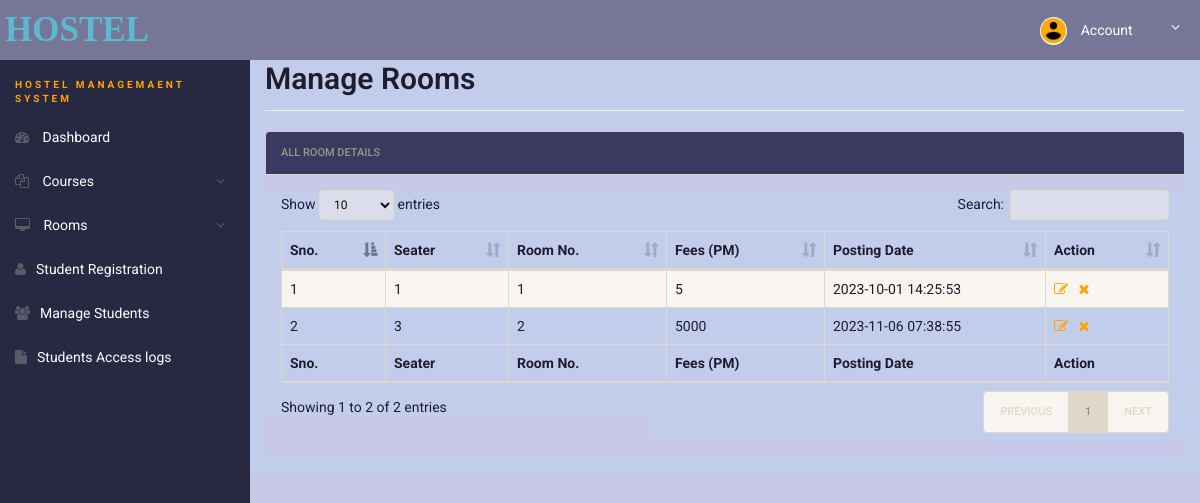
Page /admin/manage-rooms.php (signed in) on the committed database.
### tables this page shows
CREATE TABLE `rooms` (
  `id` int NOT NULL,
  `seater` int DEFAULT NULL,
  `room_no` int DEFAULT NULL,
  `fees` int DEFAULT NULL,
  `posting_date` timestamp NULL DEFAULT CURRENT_TIMESTAMP
);

### admin/manage-rooms.php (the view, shortened to what this page needs)
<!doctype html>
<html lang="en" class="no-js">
<head>
	<link rel="stylesheet" href="css/font-awesome.min.css">
	<link rel="stylesheet" href="css/bootstrap.min.css">
	<link rel="stylesheet" href="css/dataTables.bootstrap.min.css">
	<link rel="stylesheet" href="css/bootstrap-social.css">
	<link rel="stylesheet" href="css/bootstrap-select.css">
	<link rel="stylesheet" href="css/fileinput.min.css">
	<link rel="stylesheet" href="css/awesome-bootstrap-checkbox.css">
	<link rel="stylesheet" href="css/style.css">
</head>
<body>
	<?php include('includes/header.php'); ?>
	<div class="ts-main-content">
		<?php include('includes/sidebar.php'); ?>
		<div class="content-wrapper">
			<div class="container-fluid">
				<div class="row">
					<div class="col-md-12">
						<h2 class="page-title" style="margin-top: 4%">Manage Rooms</h2>
						<div class="panel panel-default">
							<div class="panel-heading">All Room Details</div>
							<div class="panel-body">
								<table id="zctb" class="display table table-striped table-bordered table-hover"
									cellspacing="0" width="100%">
									<thead>
										<tr>
											<th>Sno.</th>
											<th>Seater</th>
											<th>Room No.</th>
											<th>Fees (PM) </th>
											<th>Posting Date </th>
											<th>Action</th>
										</tr>
									</thead>
									<tfoot>
										<tr>
											<th>Sno.</th>
											<th>Seater</th>
											<th>Room No.</th>
											<th>Fees (PM) </th>
											<th>Posting Date </th>
											<th>Action</th>
										</tr>
									</tfoot>
									<tbody>
										<?php
										$ret = "select * from rooms";
										$stmt = $conn->prepare($ret);
										$stmt->execute();
										$res = $stmt->get_result();
										$cnt = 1;
										while ($row = $res->fetch_object()) {
											?>
											<tr>
												<td>
													<?php echo $cnt;
													; ?>
												</td>
												<td>
													<?php echo $row->seater; ?>
												</td>
												<td>
													<?php echo $row->room_no; ?>
												</td>
												<td>
													<?php echo $row->fees; ?>
												</td>
												<td>
													<?php echo $row->posting_date; ?>
												</td>
												<td><a href="edit-room.php?id=<?php echo $row->id; ?>"><i
															class="fa fa-edit"></i></a>&nbsp;&nbsp;
													<a href="manage-rooms.php?del=<?php echo $row->id; ?>"
														onclick="return confirm(" Do you want to delete");"><i
															class="fa fa-close"></i></a>
												</td>
											</tr>
											<?php
											$cnt = $cnt + 1;
										} ?>
									</tbody>
								</table>
							</div>
						</div>
					</div>
				</div>
			</div>
		</div>
	</div>
</body>
</html>

### admin/css/style.css (style rules this page uses)
html { font-size: 14px; }
@media only screen and (min-width: 480px) { html { font-size: 17px; } }
@media only screen and (min-width: 768px) { html { font-size: 14px; } }
body { font-size: 1em; }
a { color: orange; }
.panel { overflow: hidden; }
.page-title { padding-bottom: 15px; margin-bottom: 20px; border-bottom: 1px solid #f0f0f0; }
.ts-main-content .content-wrapper { padding-top: 15px; margin-top: 10px; }
@media only screen and (min-width: 992px) { .ts-main-content .content-wrapper { margin-left: 250px; } }

### rows in the picture
rooms: seater "1", room_no "1", fees "5", posting_date "2023-10-01 14:25:53"
rooms: seater "3", room_no "2", fees "5000", posting_date "2023-11-06 07:38:55"
